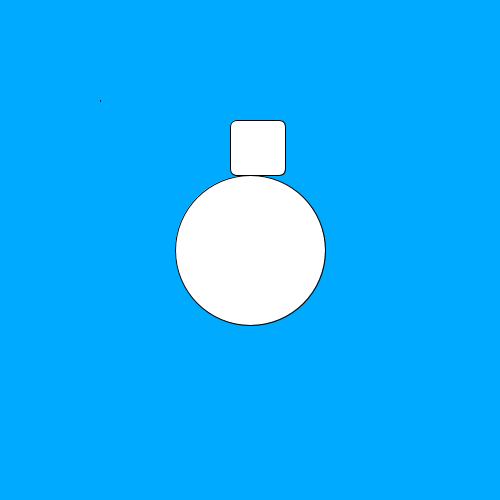
Frame 1 (no input)
Frame 60 (the mouse pressed at the canvas centre just before this capture): identical to frame 1, image omitted
Frame 120 (the mouse held since frame 60 and released just before this capture): identical to frame 1, image omitted

The Processing sketch that drew this single still picture (run headless with seeded random() and noise(); from frame 60 on, the mouse is pressed at the canvas centre):

// Processing sketch: sketch_1stDesign
// ── sketch_1stDesign.pde
void setup(){
  size(500,500); //size of an application
}
void draw(){
 background(0,170,255); //space color
   ellipse(250,250,150,150); //x,y,diameters
   point(100,100);
   point(100,101);
   rect(230, 120, 55, 55, 7);
   
}
